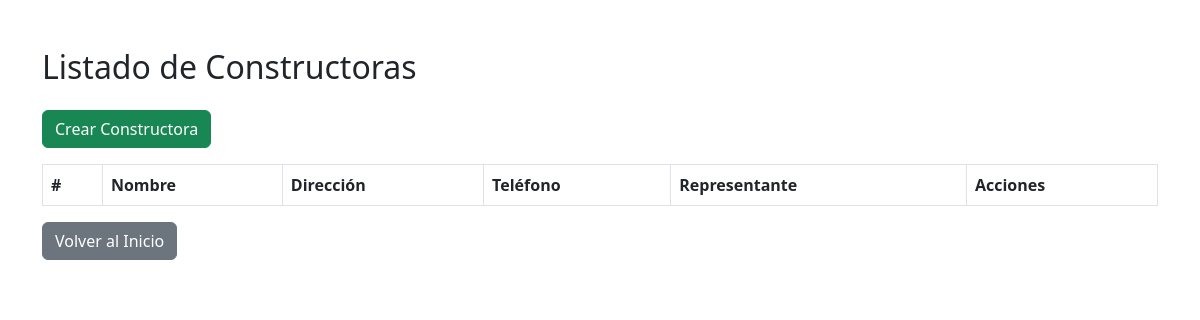
The page /listar/constructoras/ on the database as committed earlier.
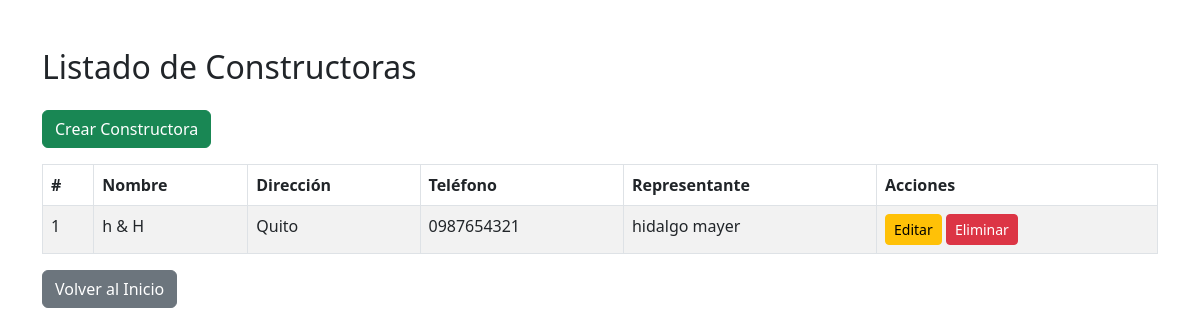
The same page on the database as committed later.
### Aplicaciones/Obras/models.py (models this page shows, shortened)
class Constructora(models.Model):
    nombre = models.CharField(max_length=200)
    direccion = models.CharField(max_length=500)
    telefono = models.CharField(max_length=20)
    representante = models.CharField(max_length=200)

### Aplicaciones/Obras/views.py (the view)
# urls.py: path('listar/constructoras/', views.listar_constructoras, name='listar_constructoras'),
def listar_constructoras(request):
    constructoras = Constructora.objects.all()  # Obtiene todas las constructoras
    return render(request, 'listar_constructora.html', {'constructoras': constructoras})

### Aplicaciones/Obras/templates/listar_constructora.html (shortened to what this page needs)
<!DOCTYPE html>
<html lang="es">
<head>
    <link href="https://cdn.jsdelivr.net/npm/bootstrap@5.3.0/dist/css/bootstrap.min.css" rel="stylesheet">
</head>
<body>
    <div class="container mt-5">
        <h2 class="mb-4">Listado de Constructoras</h2>
        <a href="{% url 'crear_constructora' %}" class="btn btn-success mb-3">Crear Constructora</a>
        <table class="table table-striped table-bordered">
            <thead>
                <tr>
                    <th>#</th>
                    <th>Nombre</th>
                    <th>Dirección</th>
                    <th>Teléfono</th>
                    <th>Representante</th>
                    <th>Acciones</th>
                </tr>
            </thead>
            <tbody>
                {% for constructora in constructoras %}
                    <tr>
                        <td>{{ forloop.counter }}</td>
                        <td>{{ constructora.nombre }}</td>
                        <td>{{ constructora.direccion }}</td>
                        <td>{{ constructora.telefono }}</td>
                        <td>{{ constructora.representante }}</td>
                        <td>
                            <a href="{% url 'editar_constructora' constructora.pk %}" class="btn btn-warning btn-sm">Editar</a>
                            <a href="{% url 'eliminar_constructora' constructora.pk %}" class="btn btn-danger btn-sm">Eliminar</a>
                        </td>
                    </tr>
                {% endfor %}
            </tbody>
        </table>
        <a href="{% url 'index' %}" class="btn btn-secondary">Volver al Inicio</a>
    </div>
</body>
</html>

Rows that differ between the two databases and show on the page:
added Constructora: nombre "h & H", direccion "Quito", telefono "0987654321", representante "hidalgo mayer"
